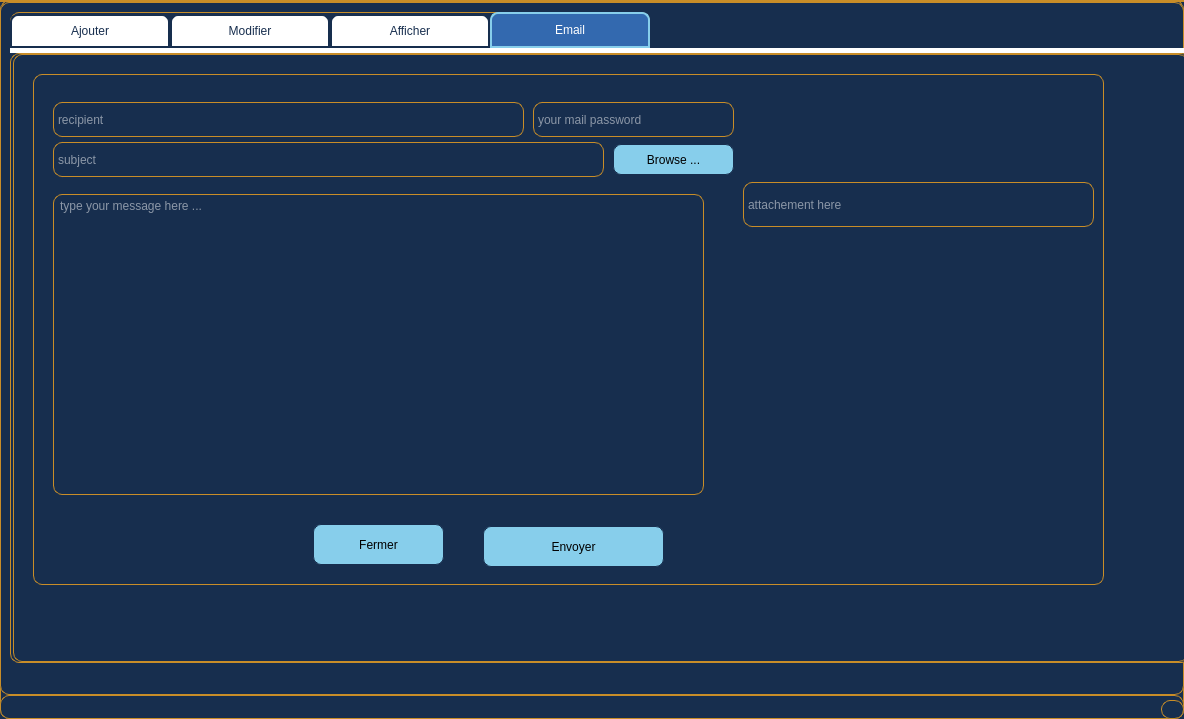
<?xml version="1.0" encoding="UTF-8"?>
<ui version="4.0">
 <class>cit</class>
 <widget class="QMainWindow" name="cit">
  <property name="geometry">
   <rect>
    <x>0</x>
    <y>0</y>
    <width>1184</width>
    <height>719</height>
   </rect>
  </property>
  <property name="windowTitle">
   <string>MainWindow</string>
  </property>
  <property name="styleSheet">
   <string notr="true">border: 1.3px solid rgb(200, 141, 40);
border-radius: 40px;
background: ;
background-color: ;
background-color: rgb(23, 46, 78);
border-radius: 9px;
padding: 0 2px;



</string>
  </property>
  <widget class="QWidget" name="centralwidget">
   <widget class="QTabWidget" name="tabWidget">
    <property name="geometry">
     <rect>
      <x>10</x>
      <y>10</y>
      <width>1181</width>
      <height>651</height>
     </rect>
    </property>
    <property name="styleSheet">
     <string notr="true">QTabWidget::pane { /* The tab widget frame */
border-top: 5px solid white ;
}
/* Style the tab using the tab sub-control. Note that it reads QTabBar not QTabWidget */
QTabBar::tab {
background: #FFFFFF;
border: 2px solid #172e4e;
border-bottom-color: #172e4e; /* same as the pane color */
border-top-left-radius:8px;
border-top-right-radius: 8px;
min-width: 140px;
padding: 8px;
color: 
#172e4e;


}
QTabBar::tab:selected, QTabBar::tab:hover {
background:
rgb(51, 105, 175)}
QTabBar::tab:selected {
border-color: #87CEEB;
border-bottom-color: #87CEEB; /* same as pane color */
color: white;
;

}
QTabBar::tab:!selected {
margin-top: 2px; /* make non-selected tabs look smaller */
}
QLineEdit {
  width: 100%;
  padding: 12px 20px;
  margin: 8px 0;
  display: inline-block;
  border: 1px solid #ccc;
  border-radius: 4px;
  box-sizing: border-box;
}</string>
    </property>
    <property name="currentIndex">
     <number>3</number>
    </property>
    <widget class="QWidget" name="tab">
     <attribute name="title">
      <string>Ajouter</string>
     </attribute>
     <widget class="QGroupBox" name="groupBox">
      <property name="geometry">
       <rect>
        <x>20</x>
        <y>10</y>
        <width>721</width>
        <height>511</height>
       </rect>
      </property>
      <property name="styleSheet">
       <string notr="true">color: rgb(255, 255, 255);
font: 75 10pt &quot;MS Shell Dlg 2&quot;;</string>
      </property>
      <property name="title">
       <string/>
      </property>
      <widget class="QLabel" name="label">
       <property name="geometry">
        <rect>
         <x>80</x>
         <y>190</y>
         <width>211</width>
         <height>41</height>
        </rect>
       </property>
       <property name="styleSheet">
        <string notr="true">background: rgb(250, 235, 215);
color: rgb(0, 0, 0);</string>
       </property>
       <property name="text">
        <string>CIN / Numéro de passport :</string>
       </property>
      </widget>
      <widget class="QLabel" name="label_2">
       <property name="geometry">
        <rect>
         <x>80</x>
         <y>30</y>
         <width>141</width>
         <height>41</height>
        </rect>
       </property>
       <property name="styleSheet">
        <string notr="true">background: rgb(250, 235, 215);
color: rgb(0, 0, 0);</string>
       </property>
       <property name="text">
        <string>Nom :</string>
       </property>
      </widget>
      <widget class="QLabel" name="label_3">
       <property name="geometry">
        <rect>
         <x>80</x>
         <y>80</y>
         <width>121</width>
         <height>41</height>
        </rect>
       </property>
       <property name="styleSheet">
        <string notr="true">background: rgb(250, 235, 215);
color: rgb(0, 0, 0);</string>
       </property>
       <property name="text">
        <string>Prénom :</string>
       </property>
      </widget>
      <widget class="QLabel" name="label_4">
       <property name="geometry">
        <rect>
         <x>80</x>
         <y>290</y>
         <width>161</width>
         <height>41</height>
        </rect>
       </property>
       <property name="styleSheet">
        <string notr="true">background: rgb(250, 235, 215);
color: rgb(0, 0, 0);</string>
       </property>
       <property name="text">
        <string>          Adresse :</string>
       </property>
      </widget>
      <widget class="QLabel" name="label_5">
       <property name="geometry">
        <rect>
         <x>80</x>
         <y>130</y>
         <width>151</width>
         <height>41</height>
        </rect>
       </property>
       <property name="styleSheet">
        <string notr="true">background: rgb(250, 235, 215);
color: rgb(0, 0, 0);
</string>
       </property>
       <property name="text">
        <string>Nationalité :</string>
       </property>
      </widget>
      <widget class="QLabel" name="label_6">
       <property name="geometry">
        <rect>
         <x>80</x>
         <y>240</y>
         <width>171</width>
         <height>41</height>
        </rect>
       </property>
       <property name="styleSheet">
        <string notr="true">background: rgb(250, 235, 215);
color: rgb(0, 0, 0);</string>
       </property>
       <property name="text">
        <string>Date de naissance :</string>
       </property>
      </widget>
      <widget class="QLabel" name="label_8">
       <property name="geometry">
        <rect>
         <x>80</x>
         <y>340</y>
         <width>191</width>
         <height>41</height>
        </rect>
       </property>
       <property name="styleSheet">
        <string notr="true">background: rgb(250, 235, 215);
color: rgb(0, 0, 0);</string>
       </property>
       <property name="text">
        <string>Numéro de téléphone :</string>
       </property>
      </widget>
      <widget class="QLineEdit" name="le_nom_c">
       <property name="geometry">
        <rect>
         <x>310</x>
         <y>20</y>
         <width>151</width>
         <height>61</height>
        </rect>
       </property>
       <property name="styleSheet">
        <string notr="true"/>
       </property>
       <property name="placeholderText">
        <string>nom*</string>
       </property>
      </widget>
      <widget class="QLineEdit" name="le_prenom_c">
       <property name="geometry">
        <rect>
         <x>310</x>
         <y>80</y>
         <width>161</width>
         <height>61</height>
        </rect>
       </property>
       <property name="styleSheet">
        <string notr="true"/>
       </property>
       <property name="placeholderText">
        <string>prenom*</string>
       </property>
      </widget>
      <widget class="QLineEdit" name="la_nationalite_c">
       <property name="geometry">
        <rect>
         <x>310</x>
         <y>140</y>
         <width>161</width>
         <height>61</height>
        </rect>
       </property>
       <property name="styleSheet">
        <string notr="true"/>
       </property>
       <property name="placeholderText">
        <string>tunisienne*</string>
       </property>
      </widget>
      <widget class="QLineEdit" name="le_cin_c">
       <property name="geometry">
        <rect>
         <x>310</x>
         <y>190</y>
         <width>201</width>
         <height>61</height>
        </rect>
       </property>
       <property name="styleSheet">
        <string notr="true">color: rgb(255, 255, 255);
font: 75 10pt &quot;MS Shell Dlg 2&quot;;</string>
       </property>
       <property name="placeholderText">
        <string>00000000</string>
       </property>
      </widget>
      <widget class="QLineEdit" name="adresse_c">
       <property name="geometry">
        <rect>
         <x>310</x>
         <y>280</y>
         <width>201</width>
         <height>61</height>
        </rect>
       </property>
       <property name="styleSheet">
        <string notr="true"/>
       </property>
       <property name="placeholderText">
        <string>tunis*</string>
       </property>
      </widget>
      <widget class="QLineEdit" name="le_num_c">
       <property name="geometry">
        <rect>
         <x>310</x>
         <y>330</y>
         <width>201</width>
         <height>61</height>
        </rect>
       </property>
       <property name="styleSheet">
        <string notr="true"/>
       </property>
       <property name="placeholderText">
        <string>00 000 000</string>
       </property>
      </widget>
      <widget class="QDateEdit" name="la_date_c">
       <property name="geometry">
        <rect>
         <x>310</x>
         <y>250</y>
         <width>191</width>
         <height>31</height>
        </rect>
       </property>
       <property name="styleSheet">
        <string notr="true"/>
       </property>
      </widget>
      <widget class="QPushButton" name="pushButton_ajouter">
       <property name="geometry">
        <rect>
         <x>540</x>
         <y>440</y>
         <width>141</width>
         <height>41</height>
        </rect>
       </property>
       <property name="styleSheet">
        <string notr="true">QPushButton {

color: #000000;
background: #87CEEB;
border: none;
border: 1px solid  #172e4e;
border-radius: 8px;

}
QPushButton:hover {
color:#ffffff;

background:#778899;
border: none;
}
</string>
       </property>
       <property name="text">
        <string>Ajouter</string>
       </property>
      </widget>
      <widget class="QLabel" name="label_17">
       <property name="geometry">
        <rect>
         <x>80</x>
         <y>390</y>
         <width>171</width>
         <height>41</height>
        </rect>
       </property>
       <property name="styleSheet">
        <string notr="true">background: rgb(250, 235, 215);
color: rgb(0, 0, 0);</string>
       </property>
       <property name="text">
        <string>           Email:</string>
       </property>
      </widget>
      <widget class="QLabel" name="label_18">
       <property name="geometry">
        <rect>
         <x>80</x>
         <y>460</y>
         <width>151</width>
         <height>31</height>
        </rect>
       </property>
       <property name="styleSheet">
        <string notr="true">background: rgb(250, 235, 215);
color: rgb(0, 0, 0);</string>
       </property>
       <property name="text">
        <string>          Etat:</string>
       </property>
      </widget>
      <widget class="QLineEdit" name="lemail_c">
       <property name="geometry">
        <rect>
         <x>310</x>
         <y>390</y>
         <width>201</width>
         <height>61</height>
        </rect>
       </property>
       <property name="styleSheet">
        <string notr="true"/>
       </property>
       <property name="placeholderText">
        <string>user@gmail.com*</string>
       </property>
      </widget>
      <widget class="QComboBox" name="etat_c">
       <property name="geometry">
        <rect>
         <x>310</x>
         <y>460</y>
         <width>171</width>
         <height>31</height>
        </rect>
       </property>
       <property name="styleSheet">
        <string notr="true"/>
       </property>
       <item>
        <property name="text">
         <string>Accuse</string>
        </property>
       </item>
       <item>
        <property name="text">
         <string>Temoin</string>
        </property>
       </item>
       <item>
        <property name="text">
         <string>Membre de public</string>
        </property>
       </item>
      </widget>
      <widget class="QPushButton" name="pushButton_7">
       <property name="geometry">
        <rect>
         <x>560</x>
         <y>350</y>
         <width>131</width>
         <height>41</height>
        </rect>
       </property>
       <property name="styleSheet">
        <string notr="true">QPushButton {
	font: 75 10pt &quot;MS Shell Dlg 2&quot;;

color: #778899c;
background: #87CEEB;
border: none;
border: 1px solid  #172e4e;
border-radius: 8px;

}
QPushButton:hover {
color:#ffffff;

background:#778899;
border: none;
}</string>
       </property>
       <property name="text">
        <string>Fermer</string>
       </property>
      </widget>
     </widget>
    </widget>
    <widget class="QWidget" name="tab_5">
     <attribute name="title">
      <string>Modifier</string>
     </attribute>
     <widget class="QGroupBox" name="groupBox_3">
      <property name="geometry">
       <rect>
        <x>20</x>
        <y>10</y>
        <width>721</width>
        <height>511</height>
       </rect>
      </property>
      <property name="styleSheet">
       <string notr="true">border: 1.3px solid rgb(200, 141, 40);
border-radius: 40px;
background-color: rgb(23, 46, 78);
border-radius: 9px;
padding: 0 2px;
color: rgb(255, 255, 255);
font: 75 10pt &quot;MS Shell Dlg 2&quot;;</string>
      </property>
      <property name="title">
       <string/>
      </property>
      <widget class="QLabel" name="label_19">
       <property name="geometry">
        <rect>
         <x>80</x>
         <y>80</y>
         <width>231</width>
         <height>31</height>
        </rect>
       </property>
       <property name="styleSheet">
        <string notr="true">background: rgb(250, 235, 215);
color: rgb(0, 0, 0);</string>
       </property>
       <property name="text">
        <string>CIN / Numéro de passport :</string>
       </property>
      </widget>
      <widget class="QLabel" name="label_20">
       <property name="geometry">
        <rect>
         <x>80</x>
         <y>120</y>
         <width>221</width>
         <height>31</height>
        </rect>
       </property>
       <property name="styleSheet">
        <string notr="true">background: rgb(250, 235, 215);
color: rgb(0, 0, 0);</string>
       </property>
       <property name="text">
        <string>Nom :</string>
       </property>
      </widget>
      <widget class="QLabel" name="label_21">
       <property name="geometry">
        <rect>
         <x>80</x>
         <y>160</y>
         <width>161</width>
         <height>31</height>
        </rect>
       </property>
       <property name="styleSheet">
        <string notr="true">background: rgb(250, 235, 215);
color: rgb(0, 0, 0);</string>
       </property>
       <property name="text">
        <string>Prénom :</string>
       </property>
      </widget>
      <widget class="QLabel" name="label_22">
       <property name="geometry">
        <rect>
         <x>80</x>
         <y>290</y>
         <width>161</width>
         <height>31</height>
        </rect>
       </property>
       <property name="styleSheet">
        <string notr="true">background: rgb(250, 235, 215);
color: rgb(0, 0, 0);</string>
       </property>
       <property name="text">
        <string>Adresse :</string>
       </property>
      </widget>
      <widget class="QLabel" name="label_23">
       <property name="geometry">
        <rect>
         <x>80</x>
         <y>210</y>
         <width>161</width>
         <height>31</height>
        </rect>
       </property>
       <property name="styleSheet">
        <string notr="true">background: rgb(250, 235, 215);
color: rgb(0, 0, 0);</string>
       </property>
       <property name="text">
        <string>Nationalité :</string>
       </property>
      </widget>
      <widget class="QLabel" name="label_24">
       <property name="geometry">
        <rect>
         <x>80</x>
         <y>250</y>
         <width>171</width>
         <height>31</height>
        </rect>
       </property>
       <property name="styleSheet">
        <string notr="true">background: rgb(250, 235, 215);
color: rgb(0, 0, 0);</string>
       </property>
       <property name="text">
        <string>Date de naissance :</string>
       </property>
      </widget>
      <widget class="QLabel" name="label_25">
       <property name="geometry">
        <rect>
         <x>80</x>
         <y>340</y>
         <width>191</width>
         <height>31</height>
        </rect>
       </property>
       <property name="styleSheet">
        <string notr="true">background: rgb(250, 235, 215);
color: rgb(0, 0, 0);</string>
       </property>
       <property name="text">
        <string>Numéro de téléphone :</string>
       </property>
      </widget>
      <widget class="QLineEdit" name="le_nom_c_2">
       <property name="geometry">
        <rect>
         <x>340</x>
         <y>110</y>
         <width>171</width>
         <height>51</height>
        </rect>
       </property>
       <property name="styleSheet">
        <string notr="true"/>
       </property>
       <property name="placeholderText">
        <string>nom*</string>
       </property>
      </widget>
      <widget class="QLineEdit" name="le_prenom_c_2">
       <property name="geometry">
        <rect>
         <x>340</x>
         <y>150</y>
         <width>171</width>
         <height>51</height>
        </rect>
       </property>
       <property name="styleSheet">
        <string notr="true"/>
       </property>
       <property name="placeholderText">
        <string>prenom*</string>
       </property>
      </widget>
      <widget class="QLineEdit" name="la_nationalite_c_2">
       <property name="geometry">
        <rect>
         <x>340</x>
         <y>200</y>
         <width>171</width>
         <height>51</height>
        </rect>
       </property>
       <property name="styleSheet">
        <string notr="true"/>
       </property>
       <property name="placeholderText">
        <string>tunisienne*</string>
       </property>
      </widget>
      <widget class="QLineEdit" name="le_cin_c_2">
       <property name="geometry">
        <rect>
         <x>340</x>
         <y>70</y>
         <width>171</width>
         <height>51</height>
        </rect>
       </property>
       <property name="styleSheet">
        <string notr="true"/>
       </property>
       <property name="placeholderText">
        <string>00000000</string>
       </property>
      </widget>
      <widget class="QLineEdit" name="adresse_c_2">
       <property name="geometry">
        <rect>
         <x>340</x>
         <y>280</y>
         <width>171</width>
         <height>51</height>
        </rect>
       </property>
       <property name="styleSheet">
        <string notr="true"/>
       </property>
       <property name="placeholderText">
        <string>tunis*</string>
       </property>
      </widget>
      <widget class="QLineEdit" name="le_num_c_2">
       <property name="geometry">
        <rect>
         <x>340</x>
         <y>330</y>
         <width>171</width>
         <height>51</height>
        </rect>
       </property>
       <property name="styleSheet">
        <string notr="true"/>
       </property>
       <property name="placeholderText">
        <string>00 000 000</string>
       </property>
      </widget>
      <widget class="QDateEdit" name="la_date_c_2">
       <property name="geometry">
        <rect>
         <x>340</x>
         <y>250</y>
         <width>171</width>
         <height>31</height>
        </rect>
       </property>
       <property name="styleSheet">
        <string notr="true"/>
       </property>
      </widget>
      <widget class="QLabel" name="label_26">
       <property name="geometry">
        <rect>
         <x>80</x>
         <y>380</y>
         <width>191</width>
         <height>31</height>
        </rect>
       </property>
       <property name="styleSheet">
        <string notr="true">background: rgb(250, 235, 215);
color: rgb(0, 0, 0);</string>
       </property>
       <property name="text">
        <string>Email:</string>
       </property>
      </widget>
      <widget class="QLabel" name="label_27">
       <property name="geometry">
        <rect>
         <x>80</x>
         <y>420</y>
         <width>181</width>
         <height>31</height>
        </rect>
       </property>
       <property name="styleSheet">
        <string notr="true">background: rgb(250, 235, 215);
color: rgb(0, 0, 0);</string>
       </property>
       <property name="text">
        <string>Etat:</string>
       </property>
      </widget>
      <widget class="QLineEdit" name="lemail_c_2">
       <property name="geometry">
        <rect>
         <x>340</x>
         <y>370</y>
         <width>171</width>
         <height>51</height>
        </rect>
       </property>
       <property name="styleSheet">
        <string notr="true"/>
       </property>
       <property name="placeholderText">
        <string>user@gmail.com*</string>
       </property>
      </widget>
      <widget class="QComboBox" name="etat_c_2">
       <property name="geometry">
        <rect>
         <x>340</x>
         <y>420</y>
         <width>171</width>
         <height>31</height>
        </rect>
       </property>
       <property name="styleSheet">
        <string notr="true"/>
       </property>
       <item>
        <property name="text">
         <string>Accuse</string>
        </property>
       </item>
       <item>
        <property name="text">
         <string>Temoin</string>
        </property>
       </item>
       <item>
        <property name="text">
         <string>Membre de public</string>
        </property>
       </item>
      </widget>
      <widget class="QPushButton" name="pushButton_modifier">
       <property name="geometry">
        <rect>
         <x>560</x>
         <y>460</y>
         <width>141</width>
         <height>41</height>
        </rect>
       </property>
       <property name="styleSheet">
        <string notr="true">QPushButton {

color: #000000;
background: #87CEEB;
border: none;
border: 1px solid  #172e4e;
border-radius: 8px;

}
QPushButton:hover {
color:#ffffff;

background:#778899;
border: none;
}
</string>
       </property>
       <property name="text">
        <string>Modifier</string>
       </property>
      </widget>
      <widget class="QPushButton" name="pushButton_8">
       <property name="geometry">
        <rect>
         <x>560</x>
         <y>380</y>
         <width>131</width>
         <height>41</height>
        </rect>
       </property>
       <property name="styleSheet">
        <string notr="true">QPushButton {
	font: 75 10pt &quot;MS Shell Dlg 2&quot;;

color: #778899c;
background: #87CEEB;
border: none;
border: 1px solid  #172e4e;
border-radius: 8px;

}
QPushButton:hover {
color:#ffffff;

background:#778899;
border: none;
}</string>
       </property>
       <property name="text">
        <string>Fermer</string>
       </property>
      </widget>
     </widget>
    </widget>
    <widget class="QWidget" name="tab_4">
     <attribute name="title">
      <string>Afficher</string>
     </attribute>
     <widget class="QGroupBox" name="groupBox_4">
      <property name="geometry">
       <rect>
        <x>20</x>
        <y>10</y>
        <width>1131</width>
        <height>551</height>
       </rect>
      </property>
      <property name="styleSheet">
       <string notr="true">border: 1.3px solid rgb(200, 141, 40);
border-radius: 40px;
background-color: rgb(23, 46, 78);
border-radius: 9px;
padding: 0 2px;
color: rgb(255, 255, 255);
font: 75 10pt &quot;MS Shell Dlg 2&quot;;</string>
      </property>
      <property name="title">
       <string/>
      </property>
      <widget class="QTableView" name="tab_c">
       <property name="geometry">
        <rect>
         <x>10</x>
         <y>100</y>
         <width>781</width>
         <height>331</height>
        </rect>
       </property>
       <property name="styleSheet">
        <string notr="true"/>
       </property>
      </widget>
      <widget class="QLabel" name="label_14">
       <property name="geometry">
        <rect>
         <x>10</x>
         <y>450</y>
         <width>251</width>
         <height>31</height>
        </rect>
       </property>
       <property name="styleSheet">
        <string notr="true">background: rgb(250, 235, 215);
color: rgb(0, 0, 0);
</string>
       </property>
       <property name="text">
        <string>CIN / Numéro de passport :</string>
       </property>
      </widget>
      <widget class="QLineEdit" name="cin_s">
       <property name="geometry">
        <rect>
         <x>270</x>
         <y>440</y>
         <width>221</width>
         <height>51</height>
        </rect>
       </property>
       <property name="styleSheet">
        <string notr="true"/>
       </property>
       <property name="placeholderText">
        <string>00000000</string>
       </property>
      </widget>
      <widget class="QPushButton" name="pushButton_supprimer">
       <property name="geometry">
        <rect>
         <x>540</x>
         <y>440</y>
         <width>151</width>
         <height>41</height>
        </rect>
       </property>
       <property name="styleSheet">
        <string notr="true">QPushButton {

color: #000000;
background: #87CEEB;
border: none;
border: 1px solid  #172e4e;
border-radius: 8px;

}
QPushButton:hover {
color:#ffffff;

background:#778899;
border: none;
}
</string>
       </property>
       <property name="text">
        <string>Supprimer</string>
       </property>
      </widget>
      <widget class="QRadioButton" name="tri1_radioButton">
       <property name="geometry">
        <rect>
         <x>880</x>
         <y>30</y>
         <width>141</width>
         <height>41</height>
        </rect>
       </property>
       <property name="styleSheet">
        <string notr="true">QRadioButton {
background:#87CEEB;
border: none;
font-size:15px;
text-align: left;
border: 1px solid #87CEEB;
border-radius: 8px;
}
QRadioButton:hover {
color:#fff;
background:#535353;
border: none;
text-align: left;
}</string>
       </property>
       <property name="text">
        <string>Tri par nom</string>
       </property>
      </widget>
      <widget class="QRadioButton" name="tri2_radioButton">
       <property name="geometry">
        <rect>
         <x>880</x>
         <y>80</y>
         <width>141</width>
         <height>31</height>
        </rect>
       </property>
       <property name="styleSheet">
        <string notr="true">QRadioButton {

background:#87CEEB;
border: none;
font-size:15px;
text-align: left;
border: 1px solid #87CEEB;
border-radius: 8px;
}
QRadioButton:hover {
color:#fff;
background:#535353;
border: none;
text-align: left;
}</string>
       </property>
       <property name="text">
        <string>Tri par prénom</string>
       </property>
      </widget>
      <widget class="QPushButton" name="pushButton_stat">
       <property name="geometry">
        <rect>
         <x>880</x>
         <y>160</y>
         <width>141</width>
         <height>41</height>
        </rect>
       </property>
       <property name="styleSheet">
        <string notr="true">QPushButton {

color: #000000;
background: #87CEEB;
border: none;
border: 1px solid  #172e4e;
border-radius: 8px;

}
QPushButton:hover {
color:#ffffff;

background:#778899;
border: none;
}
</string>
       </property>
       <property name="text">
        <string>Statistiques</string>
       </property>
      </widget>
      <widget class="QLabel" name="label_16">
       <property name="geometry">
        <rect>
         <x>10</x>
         <y>59</y>
         <width>231</width>
         <height>31</height>
        </rect>
       </property>
       <property name="styleSheet">
        <string notr="true">background: rgb(250, 235, 215);
color: rgb(0, 0, 0);</string>
       </property>
       <property name="text">
        <string>CIN / Numéro de passport :</string>
       </property>
      </widget>
      <widget class="QLineEdit" name="cin_chercher">
       <property name="geometry">
        <rect>
         <x>250</x>
         <y>50</y>
         <width>191</width>
         <height>51</height>
        </rect>
       </property>
       <property name="styleSheet">
        <string notr="true"/>
       </property>
       <property name="placeholderText">
        <string>00000000</string>
       </property>
      </widget>
      <widget class="QPushButton" name="pushButton_chercher">
       <property name="geometry">
        <rect>
         <x>450</x>
         <y>58</y>
         <width>181</width>
         <height>41</height>
        </rect>
       </property>
       <property name="styleSheet">
        <string notr="true">QPushButton {

color: #000000;
background: #87CEEB;
border: none;
border: 1px solid  #172e4e;
border-radius: 8px;

}
QPushButton:hover {
color:#ffffff;

background:#778899;
border: none;
}
</string>
       </property>
       <property name="text">
        <string>Chercher</string>
       </property>
      </widget>
      <widget class="QPushButton" name="pdf_pushButton">
       <property name="geometry">
        <rect>
         <x>880</x>
         <y>120</y>
         <width>141</width>
         <height>31</height>
        </rect>
       </property>
       <property name="styleSheet">
        <string notr="true">QPushButton {

color: #000000;
background: #87CEEB;
border: none;
border: 1px solid  #172e4e;
border-radius: 8px;

}
QPushButton:hover {
color:#ffffff;

background:#778899;
border: none;
}
</string>
       </property>
       <property name="text">
        <string>Imprimer</string>
       </property>
      </widget>
      <widget class="QPushButton" name="export_excel">
       <property name="geometry">
        <rect>
         <x>880</x>
         <y>207</y>
         <width>141</width>
         <height>31</height>
        </rect>
       </property>
       <property name="styleSheet">
        <string notr="true">QPushButton {

color: #000000;
background: #87CEEB;
border: none;
border: 1px solid  #172e4e;
border-radius: 8px;

}
QPushButton:hover {
color:#ffffff;

background:#778899;
border: none;
}
</string>
       </property>
       <property name="text">
        <string>Excel</string>
       </property>
      </widget>
      <widget class="QPushButton" name="qrcodegen_2">
       <property name="geometry">
        <rect>
         <x>880</x>
         <y>240</y>
         <width>141</width>
         <height>28</height>
        </rect>
       </property>
       <property name="styleSheet">
        <string notr="true">QPushButton {

color: #000000;
background: #87CEEB;
border: none;
border: 1px solid  #172e4e;
border-radius: 8px;

}
QPushButton:hover {
color:#ffffff;

background:#778899;
border: none;
}
</string>
       </property>
       <property name="text">
        <string>QR Code</string>
       </property>
      </widget>
      <widget class="QLabel" name="qrcodecommande_2">
       <property name="geometry">
        <rect>
         <x>799</x>
         <y>270</y>
         <width>281</width>
         <height>251</height>
        </rect>
       </property>
       <property name="font">
        <font>
         <family>MS Shell Dlg 2</family>
         <pointsize>10</pointsize>
         <weight>9</weight>
         <italic>false</italic>
         <bold>false</bold>
        </font>
       </property>
       <property name="text">
        <string/>
       </property>
       <property name="wordWrap">
        <bool>true</bool>
       </property>
      </widget>
      <widget class="QPushButton" name="pushButton_9">
       <property name="geometry">
        <rect>
         <x>550</x>
         <y>500</y>
         <width>131</width>
         <height>41</height>
        </rect>
       </property>
       <property name="styleSheet">
        <string notr="true">QPushButton {

color: #000000;
background: #87CEEB;
border: none;
border: 1px solid  #172e4e;
border-radius: 8px;

}
QPushButton:hover {
color:#ffffff;

background:#778899;
border: none;
}
</string>
       </property>
       <property name="text">
        <string>Fermer</string>
       </property>
      </widget>
     </widget>
    </widget>
    <widget class="QWidget" name="tab_2">
     <attribute name="title">
      <string>Email</string>
     </attribute>
     <widget class="QGroupBox" name="groupBox_5">
      <property name="geometry">
       <rect>
        <x>20</x>
        <y>20</y>
        <width>1071</width>
        <height>511</height>
       </rect>
      </property>
      <property name="styleSheet">
       <string notr="true">border: 1.3px solid rgb(200, 141, 40);
border-radius: 40px;
background-color: rgb(23, 46, 78);
border-radius: 9px;
padding: 0 2px;
color: rgb(255, 255, 255);
font: 75 10pt &quot;MS Shell Dlg 2&quot;;</string>
      </property>
      <property name="title">
       <string/>
      </property>
      <widget class="QLineEdit" name="rcpt">
       <property name="geometry">
        <rect>
         <x>20</x>
         <y>20</y>
         <width>471</width>
         <height>51</height>
        </rect>
       </property>
       <property name="styleSheet">
        <string notr="true"/>
       </property>
       <property name="placeholderText">
        <string>recipient</string>
       </property>
      </widget>
      <widget class="QLineEdit" name="mail_pass">
       <property name="geometry">
        <rect>
         <x>500</x>
         <y>20</y>
         <width>201</width>
         <height>51</height>
        </rect>
       </property>
       <property name="styleSheet">
        <string notr="true"/>
       </property>
       <property name="echoMode">
        <enum>QLineEdit::Password</enum>
       </property>
       <property name="placeholderText">
        <string>your mail password</string>
       </property>
      </widget>
      <widget class="QLineEdit" name="subject">
       <property name="geometry">
        <rect>
         <x>20</x>
         <y>60</y>
         <width>551</width>
         <height>51</height>
        </rect>
       </property>
       <property name="styleSheet">
        <string notr="true"/>
       </property>
       <property name="placeholderText">
        <string>subject</string>
       </property>
      </widget>
      <widget class="QTextEdit" name="msg">
       <property name="geometry">
        <rect>
         <x>20</x>
         <y>120</y>
         <width>651</width>
         <height>301</height>
        </rect>
       </property>
       <property name="styleSheet">
        <string notr="true"/>
       </property>
       <property name="placeholderText">
        <string>type your message here ...</string>
       </property>
      </widget>
      <widget class="QPushButton" name="sendBtn">
       <property name="geometry">
        <rect>
         <x>450</x>
         <y>452</y>
         <width>181</width>
         <height>41</height>
        </rect>
       </property>
       <property name="styleSheet">
        <string notr="true">QPushButton {

color: #000000;
background: #87CEEB;
border: none;
border: 1px solid  #172e4e;
border-radius: 8px;

}
QPushButton:hover {
color:#ffffff;

background:#778899;
border: none;
}
</string>
       </property>
       <property name="text">
        <string>Envoyer</string>
       </property>
      </widget>
      <widget class="QPushButton" name="browseBtn">
       <property name="geometry">
        <rect>
         <x>580</x>
         <y>70</y>
         <width>121</width>
         <height>31</height>
        </rect>
       </property>
       <property name="styleSheet">
        <string notr="true">QPushButton {

color: #000000;
background: #87CEEB;
border: none;
border: 1px solid  #172e4e;
border-radius: 8px;

}
QPushButton:hover {
color:#ffffff;

background:#778899;
border: none;
}
</string>
       </property>
       <property name="text">
        <string>Browse ...</string>
       </property>
      </widget>
      <widget class="QLineEdit" name="file">
       <property name="geometry">
        <rect>
         <x>710</x>
         <y>100</y>
         <width>351</width>
         <height>61</height>
        </rect>
       </property>
       <property name="styleSheet">
        <string notr="true"/>
       </property>
       <property name="placeholderText">
        <string>attachement here</string>
       </property>
      </widget>
      <widget class="QPushButton" name="pushButton_10">
       <property name="geometry">
        <rect>
         <x>280</x>
         <y>450</y>
         <width>131</width>
         <height>41</height>
        </rect>
       </property>
       <property name="styleSheet">
        <string notr="true">QPushButton {

color: #000000;
background: #87CEEB;
border: none;
border: 1px solid  #172e4e;
border-radius: 8px;

}
QPushButton:hover {
color:#ffffff;

background:#778899;
border: none;
}
</string>
       </property>
       <property name="text">
        <string>Fermer</string>
       </property>
      </widget>
     </widget>
    </widget>
   </widget>
  </widget>
  <widget class="QMenuBar" name="menubar">
   <property name="geometry">
    <rect>
     <x>0</x>
     <y>0</y>
     <width>1184</width>
     <height>28</height>
    </rect>
   </property>
  </widget>
  <widget class="QStatusBar" name="statusbar"/>
 </widget>
 <resources/>
 <connections/>
</ui>
